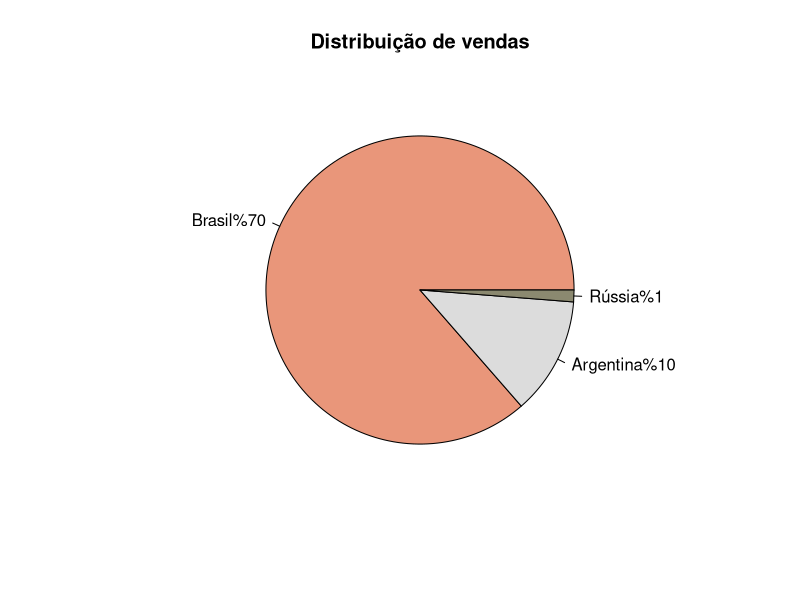
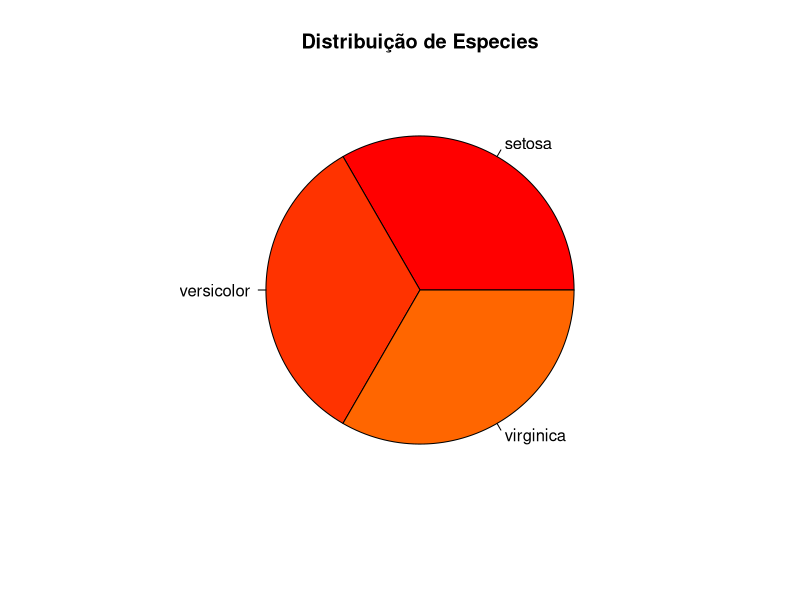
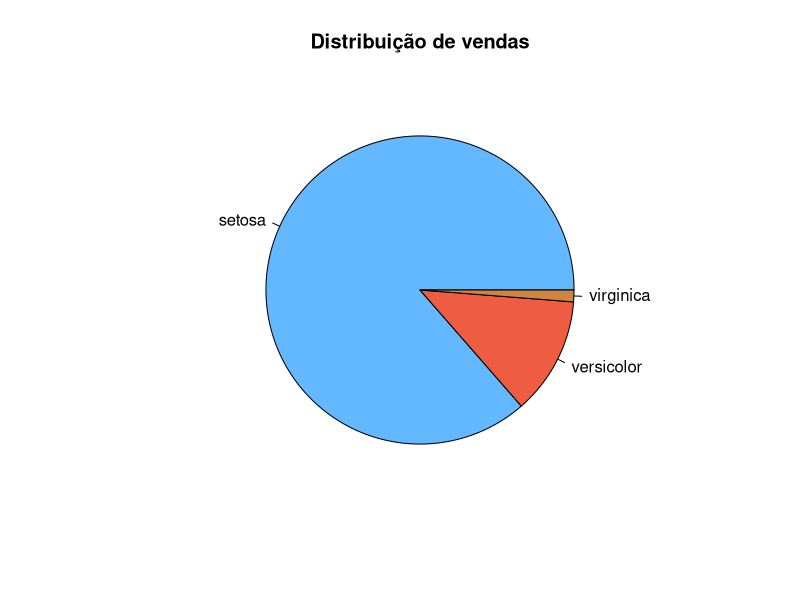
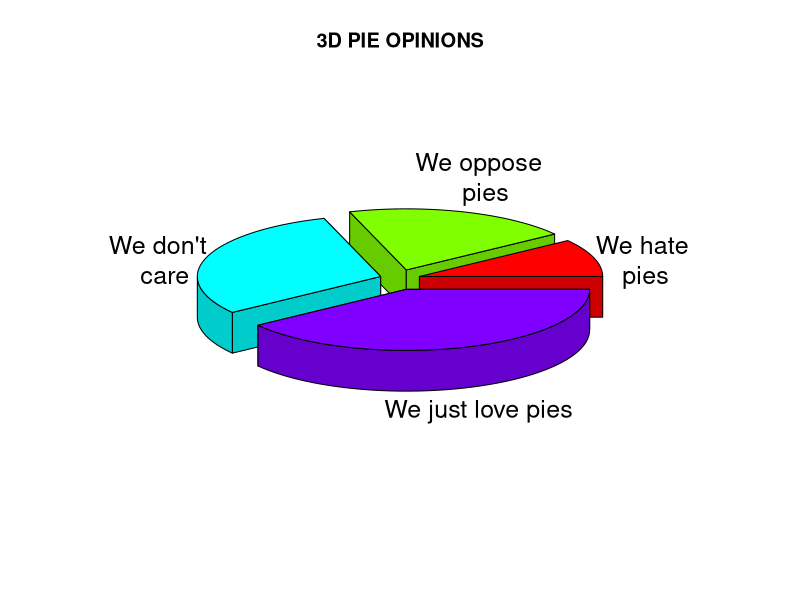
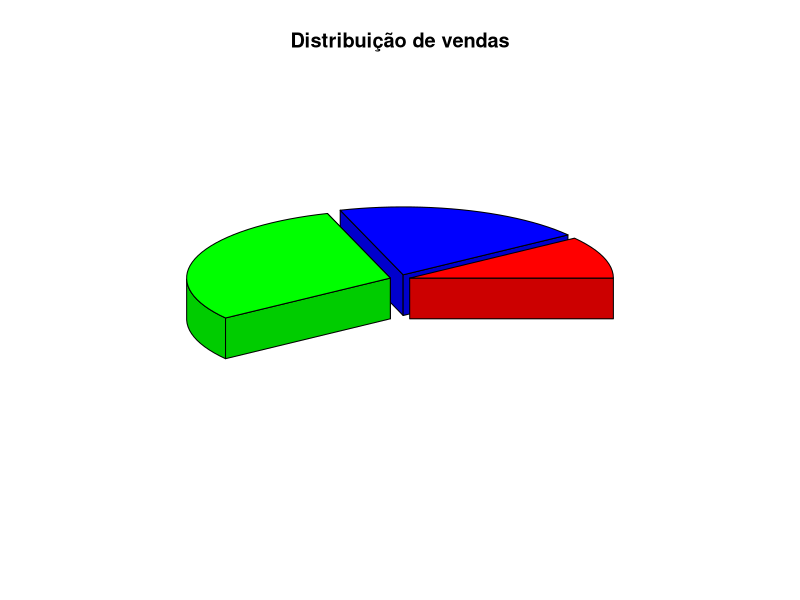

Recreate these plots in R, in order. (Note: this script raises an error after producing the figures.)


?pie


#criando fatias

fatias = c(70,10,1)
fatias

paises = c("Brasil","Argentina","Rússia")
paises = paste(paises,"%", fatias, sep = "")
paises

pie(fatias, labels = paises, col = c("darksalmon","gainsboro", "lemonchiffon4"), main = "Distribuição de vendas")


 

#trabalhando com dataframe

?iris
attach(iris)
values = table(Species)
labels = paste(names(values))
iris
pie(values, labels = labels, main = "Distribuição de Especies" , col = rainbow(30))

install.packages("plotrix")
library(plotrix)
pie(fatias, labels, explode=0.05, col =  c("steelblue1","tomato2","tan3"), main = "Distribuição de vendas")


install.packages("plotrix")
library(plotrix)

pieval<-c(2,4,6,8)
pielabels<-
  c("We hate\n pies","We oppose\n  pies","We don't\n  care","We just love pies")
# grab the radial positions of the labels
lp<-pie3D(pieval,radius=0.9,labels=pielabels,explode=0.1,main="3D PIE OPINIONS")
# lengthen the last label and move it to the left
pielabels[4]<-"We cannot survive without our pies"
lp[4]<-4.8

pieval<-c(2,4,6,8)

# specify some new colors
pie3D(pieval,labels=paises,main="Distribuição de vendas",explode = 0.05,
      col=c("red","blue","green",main="Distribuição de vendas"))



pie3D(fatias,labels = paises, explode = 0.05,
      col = c("steelblue1","tomato1","tan3"), main="Distribuição de Vendas")
